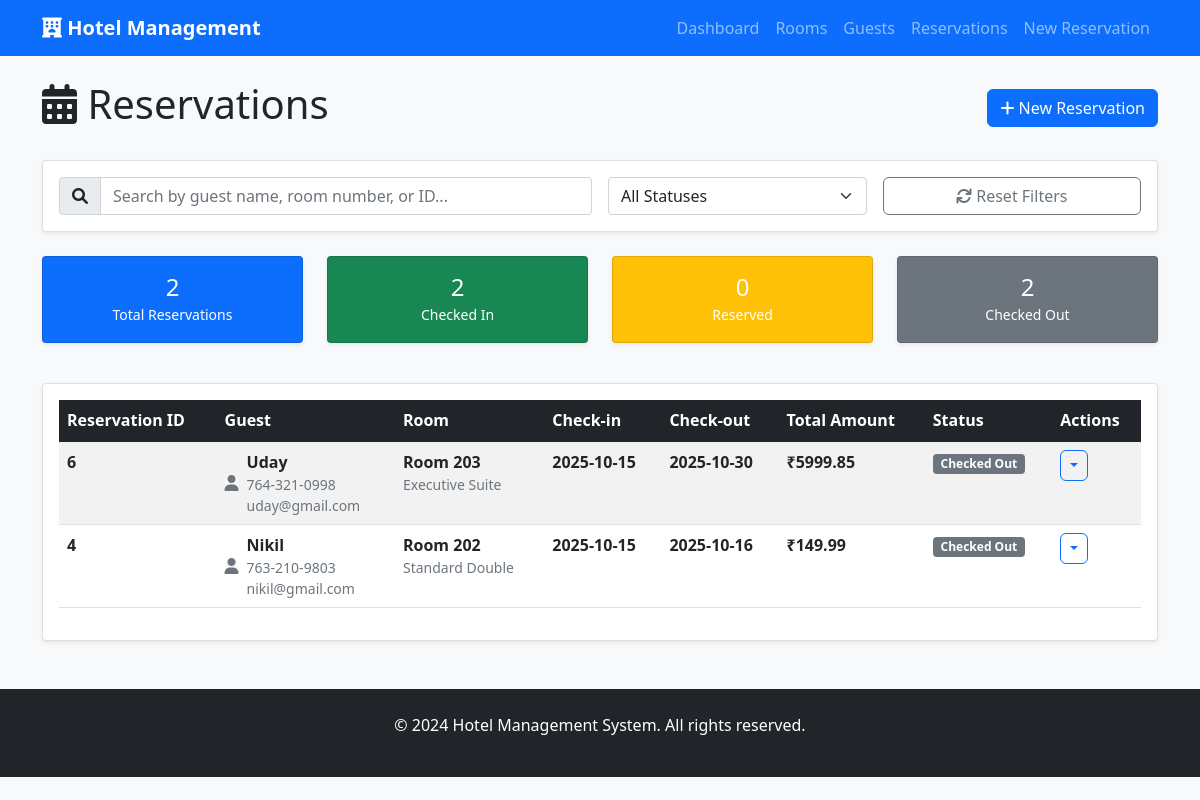
The app's page /reservations, older data.
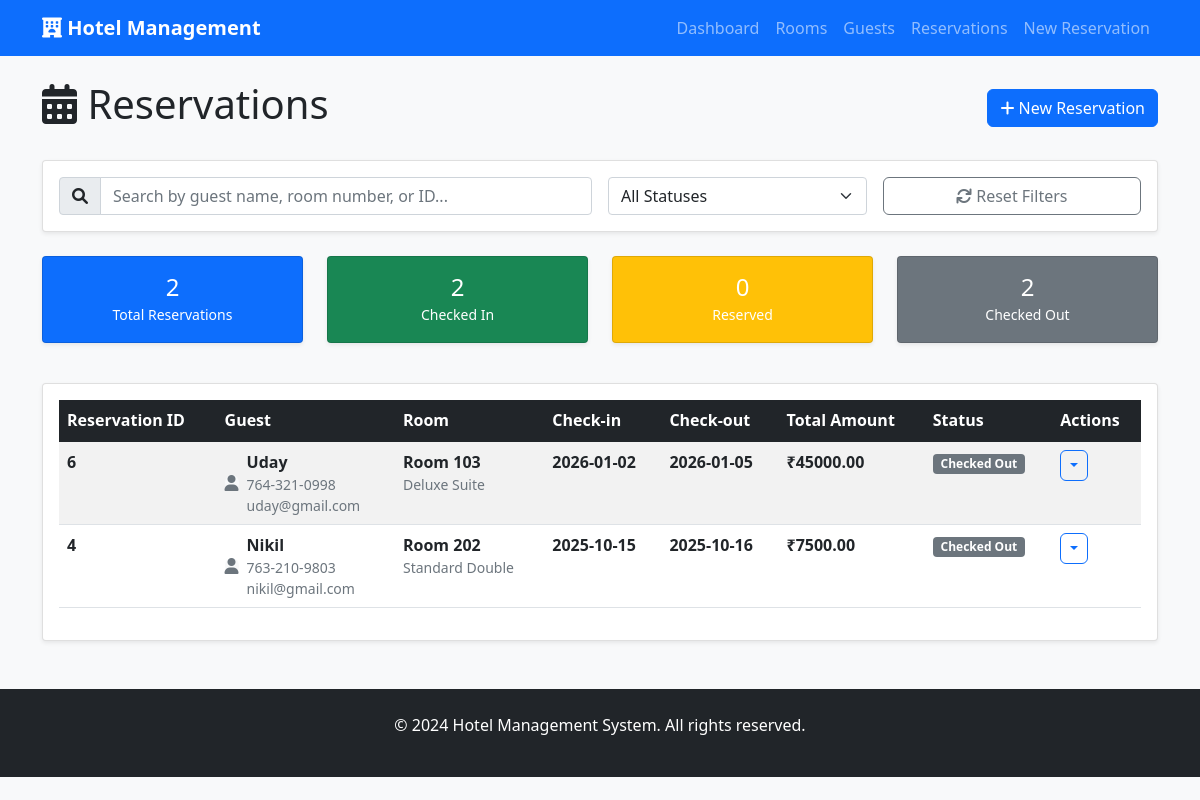
The same page, newer data.
### tables this page shows
CREATE TABLE reservations (
                reservation_id INTEGER PRIMARY KEY AUTOINCREMENT,
                guest_id INTEGER,
                room_number INTEGER,
                check_in DATE NOT NULL,
                check_out DATE NOT NULL,
                total_amount REAL NOT NULL,
                is_checked_in BOOLEAN DEFAULT 0,
                is_checked_out BOOLEAN DEFAULT 0,
                status TEXT DEFAULT 'confirmed',
                created_date TIMESTAMP DEFAULT CURRENT_TIMESTAMP,
                FOREIGN KEY (guest_id) REFERENCES guests (guest_id),
                FOREIGN KEY (room_number) REFERENCES rooms (room_number)
            );

CREATE TABLE rooms (
                room_number INTEGER PRIMARY KEY,
                room_type TEXT NOT NULL,
                price REAL NOT NULL,
                capacity INTEGER NOT NULL,
                is_occupied BOOLEAN DEFAULT 0,
                clean BOOLEAN DEFAULT 1,
                description TEXT
            );

CREATE TABLE guests (
                guest_id INTEGER PRIMARY KEY AUTOINCREMENT,
                name TEXT NOT NULL,
                email TEXT UNIQUE NOT NULL,
                phone TEXT NOT NULL,
                address TEXT,
                id_type TEXT,
                id_number TEXT,
                created_date TIMESTAMP DEFAULT CURRENT_TIMESTAMP
            );

### app.py (the view)
@app.route('/reservations')
def reservations():
    try:
        reservations_data = db.fetch_all('''
            SELECT
                r.reservation_id,
                r.guest_id,
                r.room_number,
                r.check_in,
                r.check_out,
                r.total_amount,
                r.is_checked_in,
                r.is_checked_out,
                r.status,
                r.created_date,
                g.name as guest_name,
                g.email,
                g.phone,
                g.address,
                rm.room_type,
                rm.price
            FROM reservations r
            JOIN guests g ON r.guest_id = g.guest_id
            JOIN rooms rm ON r.room_number = rm.room_number
            ORDER BY r.created_date DESC
        ''')
        print(f"DEBUG: Found {len(reservations_data)} reservations")
        return render_template('reservations.html', reservations=reservations_data)
    except Exception as e:
        flash(f'Error loading reservations: {str(e)}', 'error')
        print(f"ERROR: {str(e)}")
        return render_template('reservations.html', reservations=[])

### app.py (called while the page is built)
    def get_connection(self):
        conn = sqlite3.connect(self.db_name)
        conn.row_factory = sqlite3.Row
        return conn

    def fetch_all(self, query: str, params: tuple = ()) -> List[Dict]:
        conn = self.get_connection()
        cursor = conn.cursor()
        cursor.execute(query, params)
        results = [dict(row) for row in cursor.fetchall()]
        conn.close()
        return results

### templates/reservations.html (shortened to what the changed rows need)
{% extends "base.html" %}
{% block content %}
<div class="d-flex justify-content-between align-items-center mb-4">
    <h1><i class="fas fa-calendar-alt"></i> Reservations</h1>
</div>
<div class="card">
    <div class="card-body">
        <div class="table-responsive">
            <table class="table table-striped table-hover" id="reservationsTable">
                <thead class="table-dark">
                    <tr>
                        <th>Reservation ID</th>
                        <th>Guest</th>
                        <th>Room</th>
                        <th>Check-in</th>
                        <th>Check-out</th>
                        <th>Total Amount</th>
                        <th>Status</th>
                        <th>Actions</th>
                    </tr>
                </thead>
                <tbody>
                    {% for reservation in reservations %}
                    <tr data-status="{% if reservation.is_checked_out %}checked-out{% elif reservation.is_checked_in %}checked-in{% else %}reserved{% endif %}"
                        data-guest="{{ reservation.guest_name.lower() }}"
                        data-room="{{ reservation.room_number }}"
                        data-id="{{ reservation.reservation_id }}">
                        <td>
                            <strong>{{ reservation.reservation_id }}</strong>
                        </td>
                        <td>
                            <div class="d-flex align-items-center">
                                <div class="flex-shrink-0">
                                    <div class="avatar-sm bg-light rounded-circle d-flex align-items-center justify-content-center">
                                        <i class="fas fa-user text-muted"></i>
                                    </div>
                                </div>
                                <div class="flex-grow-1 ms-2">
                                    <strong>{{ reservation.guest_name }}</strong>
                                    <div class="text-muted small">{{ reservation.phone }}</div>
                                    {% if reservation.email %}
                                    <div class="text-muted small">{{ reservation.email }}</div>
                                    {% endif %}
                                </div>
                            </div>
                        </td>
                        <td>
                            <div>
                                <span class="fw-bold">Room {{ reservation.room_number }}</span>
                                <div class="text-muted small">{{ reservation.room_type }}</div>
                            </div>
                        </td>
                        <td>
                            <div>
                                <span class="fw-bold">
                                    {% if reservation.check_in is string %}
                                        {{ reservation.check_in }}
                                    {% else %}
                                        {{ reservation.check_in.strftime('%Y-%m-%d') }}
                                    {% endif %}
                                </span>
                            </div>
                        </td>
                        <td>
                            <div>
                                <span class="fw-bold">
                                    {% if reservation.check_out is string %}
                                        {{ reservation.check_out }}
                                    {% else %}
                                        {{ reservation.check_out.strftime('%Y-%m-%d') }}
                                    {% endif %}
                                </span>
                            </div>
                        </td>
                        <td>
                            <span class="fw-bold">₹{{ "%.2f"|format(reservation.total_amount|float) }}</span>
                        </td>
                        <td>
                            {% if reservation.is_checked_out %}
                                <span class="badge bg-secondary">Checked Out</span>
                            {% elif reservation.is_checked_in %}
                                <span class="badge bg-success">Checked In</span>
                            {% else %}
                                <span class="badge bg-warning">Reserved</span>
                            {% endif %}
                        </td>
                        <td>
                            <div class="btn-group" role="group">
                                <button type="button" class="btn btn-sm btn-outline-primary dropdown-toggle dropdown-toggle-split"
                                        data-bs-toggle="dropdown" aria-expanded="false">
                                </button>
                            </div>
                        </td>
                    </tr>
                    {% endfor %}
                </tbody>
            </table>
        </div>
    </div>
</div>
{% endblock %}

Row changes from the older to the newer data that the page shows:
changed reservations "Uday": room_number "203" → "103"; room_type "Executive Suite" → "Deluxe Suite"; check_in "2025-10-15" → "2026-01-02"; check_out "2025-10-30" → "2026-01-05"; total_amount "5999.85" → "45000.00"
changed reservations "Nikil": total_amount "149.99" → "7500.00"
